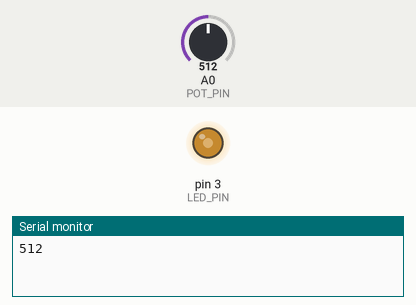
This sketch was run on a simulated Arduino Uno, built with avr-gcc and run on an emulated ATmega328P. Parts: output pins drawn as LEDs (lit = HIGH), the last lines printed to the serial monitor. The inputs (shaded band) are chosen by the test bench; at power-on: A0 (POT_PIN) = 512.

Above: at 1.2 s.
1.3 s: A0 (POT_PIN) set to 716
At 1.8 s:
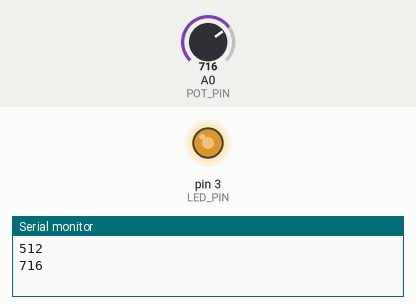
2.8 s: A0 (POT_PIN) set to 900
At 4.0 s:
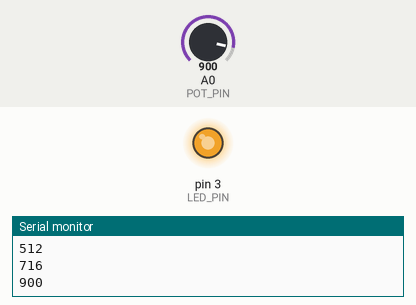
4.3 s: A0 (POT_PIN) set to 122
At 5.3 s:
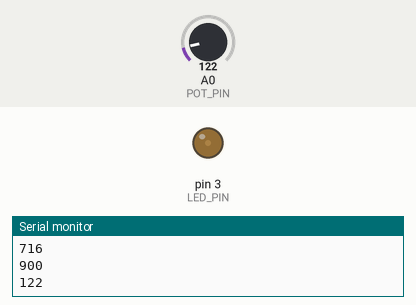
5.8 s: A0 (POT_PIN) set to 0
At 6.5 s:
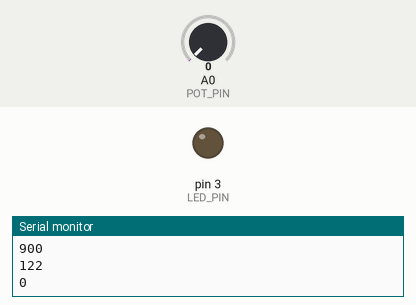
7.3 s: A0 (POT_PIN) set to 511
At 7.6 s:
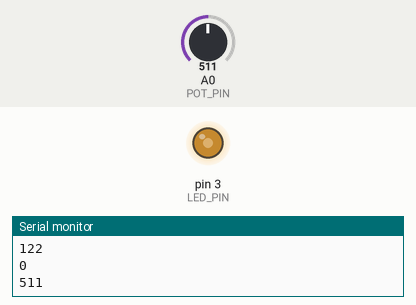
Timing chart, 0 to 9.8 s (numbered marks = the images above; inputs shaded):
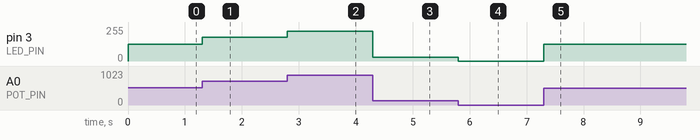

Measured:
- after the input at 1.3 s, pin 3 (LED_PIN): 127/255 → 178/255 at once
- after the input at 2.8 s, pin 3 (LED_PIN): 178/255 → 224/255 at once
- after the input at 4.3 s, pin 3 (LED_PIN): 224/255 → 30/255 at once
- after the input at 5.8 s, pin 3 (LED_PIN): 30/255 → 0/255 at once
- after the input at 7.3 s, pin 3 (LED_PIN): 0/255 → 127/255 at once

The sketch:

step5_tune2.ino
```cpp
#define POT_PIN A0
#define LED_PIN 3

int current;

void setup() {
  Serial.begin(9600);
  pinMode(LED_PIN, OUTPUT);
}

void loop() {
  int newValue = analogRead(POT_PIN);
  if (newValue != current){
    current = newValue;
    int intensity = map(current, 0, 1023, 0, 255);
    analogWrite(LED_PIN, intensity);
    Serial.println(current);
  }
}
```
